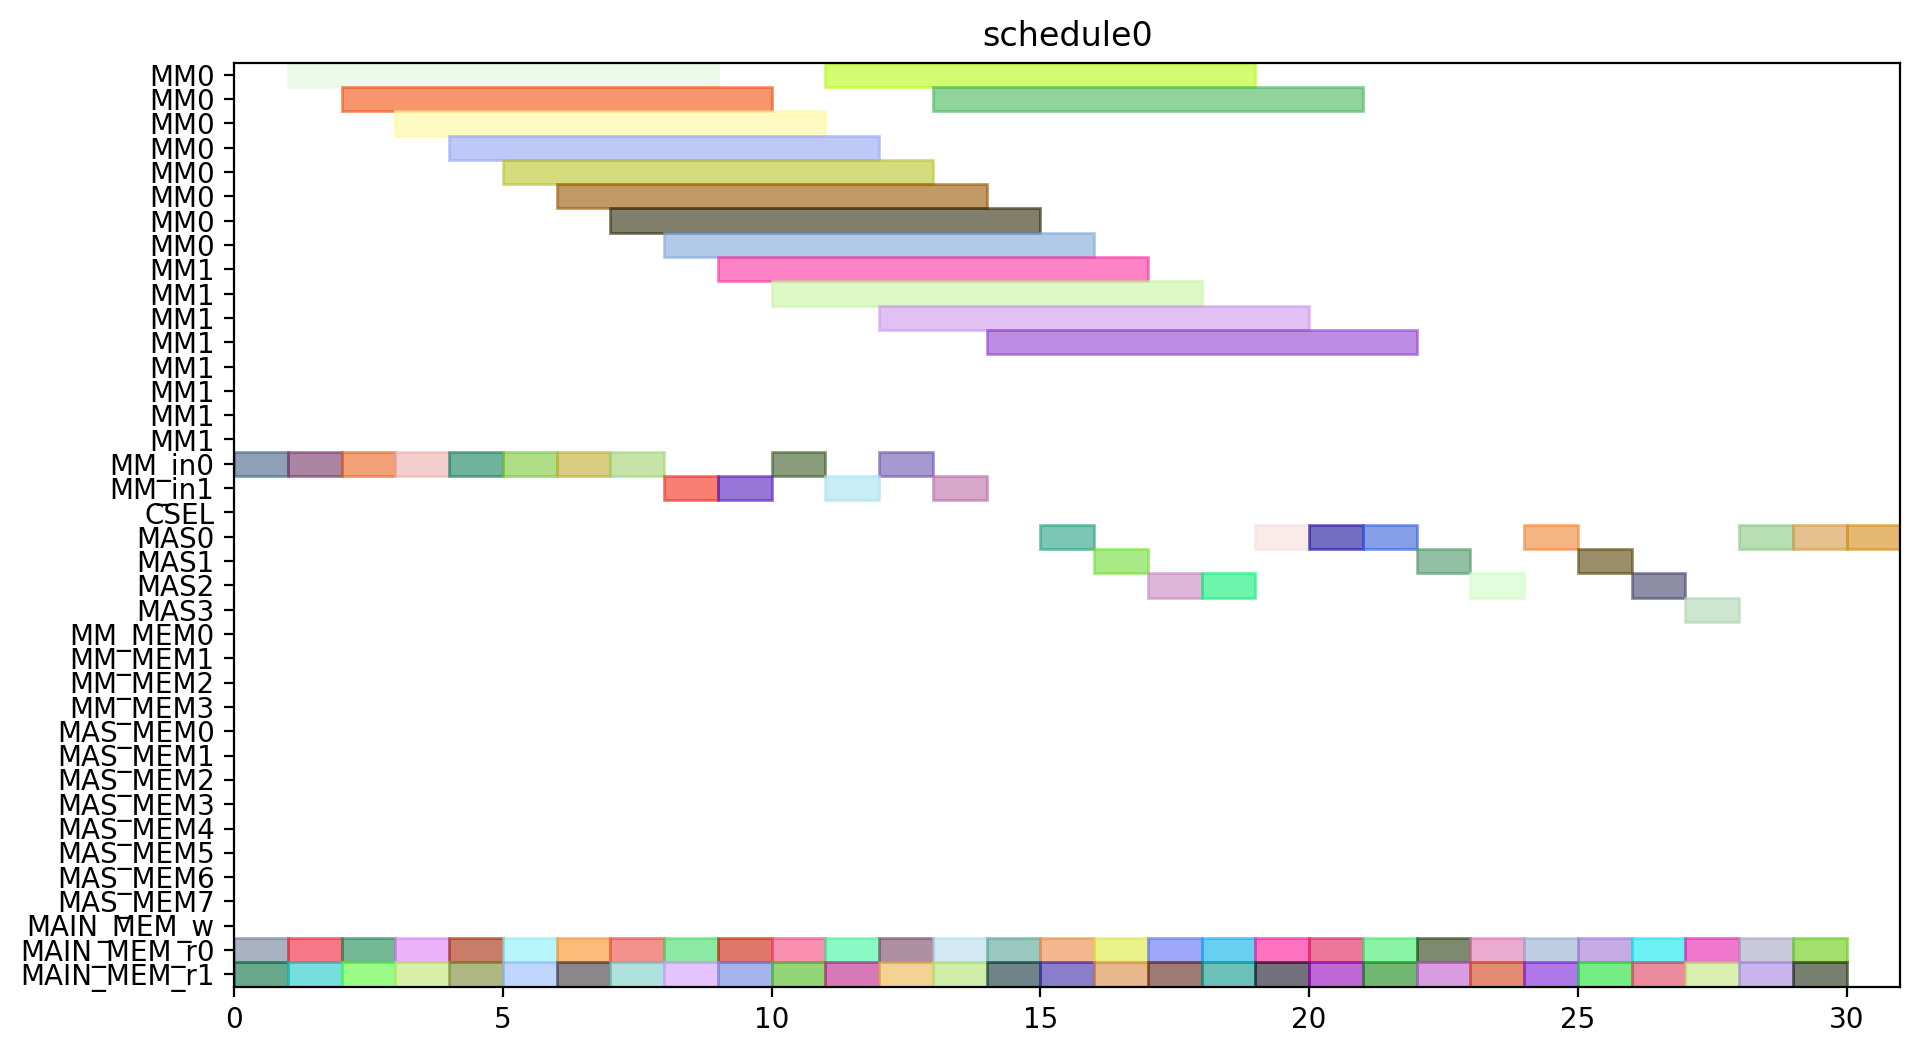

Generate this figure with Python:
from pyschedule import Scenario, solvers, plotters, alt


def solve():
	horizon = 120
	S = Scenario("schedule0", horizon=horizon)

	# resource
	MM = S.Resources('MM', num=2, size=8)
	MM_in = S.Resources('MM_in', num=2)
	CSEL = S.Resource('CSEL')
	MAS = S.Resources('MAS', num=4, size=1, periods=range(1, horizon))
	MM_MEM = S.Resources('MM_MEM', num=4)
	MAS_MEM = S.Resources('MAS_MEM', num=8)
	MAIN_MEM_w = S.Resource('MAIN_MEM_w', size=1)
	MAIN_MEM_r = S.Resources('MAIN_MEM_r', num=2)

	# result of previous scheduling

	# new tasks
	t1_t0 = S.Task('t1_t0', length=8, delay_cost=1)
	t1_t0 += alt(MM)
	t1_t0_in = S.Task('t1_t0_in', length=1, delay_cost=1)
	t1_t0_in += alt(MM_in)
	S += t1_t0_in*MM_in[0]<=t1_t0*MM[0]
	S += t1_t0_in*MM_in[1]<=t1_t0*MM[1]
	t1_t0_mem0 = S.Task('t1_t0_mem0', length=1, delay_cost=1)
	t1_t0_mem0 += MAIN_MEM_r[0]
	S += t1_t0_mem0 <= t1_t0

	t1_t0_mem1 = S.Task('t1_t0_mem1', length=1, delay_cost=1)
	t1_t0_mem1 += MAIN_MEM_r[1]
	S += t1_t0_mem1 <= t1_t0

	t1_t1 = S.Task('t1_t1', length=8, delay_cost=1)
	t1_t1 += alt(MM)
	t1_t1_in = S.Task('t1_t1_in', length=1, delay_cost=1)
	t1_t1_in += alt(MM_in)
	S += t1_t1_in*MM_in[0]<=t1_t1*MM[0]
	S += t1_t1_in*MM_in[1]<=t1_t1*MM[1]
	t1_t1_mem0 = S.Task('t1_t1_mem0', length=1, delay_cost=1)
	t1_t1_mem0 += MAIN_MEM_r[0]
	S += t1_t1_mem0 <= t1_t1

	t1_t1_mem1 = S.Task('t1_t1_mem1', length=1, delay_cost=1)
	t1_t1_mem1 += MAIN_MEM_r[1]
	S += t1_t1_mem1 <= t1_t1

	t1_t2 = S.Task('t1_t2', length=1, delay_cost=1)
	t1_t2 += alt(MAS)
	t1_t2_mem0 = S.Task('t1_t2_mem0', length=1, delay_cost=1)
	t1_t2_mem0 += MAIN_MEM_r[0]
	S += t1_t2_mem0 <= t1_t2

	t1_t2_mem1 = S.Task('t1_t2_mem1', length=1, delay_cost=1)
	t1_t2_mem1 += MAIN_MEM_r[1]
	S += t1_t2_mem1 <= t1_t2

	t1_t3 = S.Task('t1_t3', length=1, delay_cost=1)
	t1_t3 += alt(MAS)
	t1_t3_mem0 = S.Task('t1_t3_mem0', length=1, delay_cost=1)
	t1_t3_mem0 += MAIN_MEM_r[0]
	S += t1_t3_mem0 <= t1_t3

	t1_t3_mem1 = S.Task('t1_t3_mem1', length=1, delay_cost=1)
	t1_t3_mem1 += MAIN_MEM_r[1]
	S += t1_t3_mem1 <= t1_t3

	t2_t0 = S.Task('t2_t0', length=8, delay_cost=1)
	t2_t0 += alt(MM)
	t2_t0_in = S.Task('t2_t0_in', length=1, delay_cost=1)
	t2_t0_in += alt(MM_in)
	S += t2_t0_in*MM_in[0]<=t2_t0*MM[0]
	S += t2_t0_in*MM_in[1]<=t2_t0*MM[1]
	t2_t0_mem0 = S.Task('t2_t0_mem0', length=1, delay_cost=1)
	t2_t0_mem0 += MAIN_MEM_r[0]
	S += t2_t0_mem0 <= t2_t0

	t2_t0_mem1 = S.Task('t2_t0_mem1', length=1, delay_cost=1)
	t2_t0_mem1 += MAIN_MEM_r[1]
	S += t2_t0_mem1 <= t2_t0

	t2_t1 = S.Task('t2_t1', length=8, delay_cost=1)
	t2_t1 += alt(MM)
	t2_t1_in = S.Task('t2_t1_in', length=1, delay_cost=1)
	t2_t1_in += alt(MM_in)
	S += t2_t1_in*MM_in[0]<=t2_t1*MM[0]
	S += t2_t1_in*MM_in[1]<=t2_t1*MM[1]
	t2_t1_mem0 = S.Task('t2_t1_mem0', length=1, delay_cost=1)
	t2_t1_mem0 += MAIN_MEM_r[0]
	S += t2_t1_mem0 <= t2_t1

	t2_t1_mem1 = S.Task('t2_t1_mem1', length=1, delay_cost=1)
	t2_t1_mem1 += MAIN_MEM_r[1]
	S += t2_t1_mem1 <= t2_t1

	t2_t2 = S.Task('t2_t2', length=1, delay_cost=1)
	t2_t2 += alt(MAS)
	t2_t2_mem0 = S.Task('t2_t2_mem0', length=1, delay_cost=1)
	t2_t2_mem0 += MAIN_MEM_r[0]
	S += t2_t2_mem0 <= t2_t2

	t2_t2_mem1 = S.Task('t2_t2_mem1', length=1, delay_cost=1)
	t2_t2_mem1 += MAIN_MEM_r[1]
	S += t2_t2_mem1 <= t2_t2

	t2_t3 = S.Task('t2_t3', length=1, delay_cost=1)
	t2_t3 += alt(MAS)
	t2_t3_mem0 = S.Task('t2_t3_mem0', length=1, delay_cost=1)
	t2_t3_mem0 += MAIN_MEM_r[0]
	S += t2_t3_mem0 <= t2_t3

	t2_t3_mem1 = S.Task('t2_t3_mem1', length=1, delay_cost=1)
	t2_t3_mem1 += MAIN_MEM_r[1]
	S += t2_t3_mem1 <= t2_t3

	t0_t0 = S.Task('t0_t0', length=8, delay_cost=1)
	t0_t0 += alt(MM)
	t0_t0_in = S.Task('t0_t0_in', length=1, delay_cost=1)
	t0_t0_in += alt(MM_in)
	S += t0_t0_in*MM_in[0]<=t0_t0*MM[0]
	S += t0_t0_in*MM_in[1]<=t0_t0*MM[1]
	t0_t0_mem0 = S.Task('t0_t0_mem0', length=1, delay_cost=1)
	t0_t0_mem0 += MAIN_MEM_r[0]
	S += t0_t0_mem0 <= t0_t0

	t0_t0_mem1 = S.Task('t0_t0_mem1', length=1, delay_cost=1)
	t0_t0_mem1 += MAIN_MEM_r[1]
	S += t0_t0_mem1 <= t0_t0

	t0_t1 = S.Task('t0_t1', length=8, delay_cost=1)
	t0_t1 += alt(MM)
	t0_t1_in = S.Task('t0_t1_in', length=1, delay_cost=1)
	t0_t1_in += alt(MM_in)
	S += t0_t1_in*MM_in[0]<=t0_t1*MM[0]
	S += t0_t1_in*MM_in[1]<=t0_t1*MM[1]
	t0_t1_mem0 = S.Task('t0_t1_mem0', length=1, delay_cost=1)
	t0_t1_mem0 += MAIN_MEM_r[0]
	S += t0_t1_mem0 <= t0_t1

	t0_t1_mem1 = S.Task('t0_t1_mem1', length=1, delay_cost=1)
	t0_t1_mem1 += MAIN_MEM_r[1]
	S += t0_t1_mem1 <= t0_t1

	t0_t2 = S.Task('t0_t2', length=1, delay_cost=1)
	t0_t2 += alt(MAS)
	t0_t2_mem0 = S.Task('t0_t2_mem0', length=1, delay_cost=1)
	t0_t2_mem0 += MAIN_MEM_r[0]
	S += t0_t2_mem0 <= t0_t2

	t0_t2_mem1 = S.Task('t0_t2_mem1', length=1, delay_cost=1)
	t0_t2_mem1 += MAIN_MEM_r[1]
	S += t0_t2_mem1 <= t0_t2

	t0_t3 = S.Task('t0_t3', length=1, delay_cost=1)
	t0_t3 += alt(MAS)
	t0_t3_mem0 = S.Task('t0_t3_mem0', length=1, delay_cost=1)
	t0_t3_mem0 += MAIN_MEM_r[0]
	S += t0_t3_mem0 <= t0_t3

	t0_t3_mem1 = S.Task('t0_t3_mem1', length=1, delay_cost=1)
	t0_t3_mem1 += MAIN_MEM_r[1]
	S += t0_t3_mem1 <= t0_t3

	t4_t0_t0 = S.Task('t4_t0_t0', length=8, delay_cost=1)
	t4_t0_t0 += alt(MM)
	t4_t0_t0_in = S.Task('t4_t0_t0_in', length=1, delay_cost=1)
	t4_t0_t0_in += alt(MM_in)
	S += t4_t0_t0_in*MM_in[0]<=t4_t0_t0*MM[0]
	S += t4_t0_t0_in*MM_in[1]<=t4_t0_t0*MM[1]
	t4_t0_t0_mem0 = S.Task('t4_t0_t0_mem0', length=1, delay_cost=1)
	t4_t0_t0_mem0 += MAIN_MEM_r[0]
	S += t4_t0_t0_mem0 <= t4_t0_t0

	t4_t0_t0_mem1 = S.Task('t4_t0_t0_mem1', length=1, delay_cost=1)
	t4_t0_t0_mem1 += MAIN_MEM_r[1]
	S += t4_t0_t0_mem1 <= t4_t0_t0

	t4_t0_t1 = S.Task('t4_t0_t1', length=8, delay_cost=1)
	t4_t0_t1 += alt(MM)
	t4_t0_t1_in = S.Task('t4_t0_t1_in', length=1, delay_cost=1)
	t4_t0_t1_in += alt(MM_in)
	S += t4_t0_t1_in*MM_in[0]<=t4_t0_t1*MM[0]
	S += t4_t0_t1_in*MM_in[1]<=t4_t0_t1*MM[1]
	t4_t0_t1_mem0 = S.Task('t4_t0_t1_mem0', length=1, delay_cost=1)
	t4_t0_t1_mem0 += MAIN_MEM_r[0]
	S += t4_t0_t1_mem0 <= t4_t0_t1

	t4_t0_t1_mem1 = S.Task('t4_t0_t1_mem1', length=1, delay_cost=1)
	t4_t0_t1_mem1 += MAIN_MEM_r[1]
	S += t4_t0_t1_mem1 <= t4_t0_t1

	t4_t0_t2 = S.Task('t4_t0_t2', length=1, delay_cost=1)
	t4_t0_t2 += alt(MAS)
	t4_t0_t2_mem0 = S.Task('t4_t0_t2_mem0', length=1, delay_cost=1)
	t4_t0_t2_mem0 += MAIN_MEM_r[0]
	S += t4_t0_t2_mem0 <= t4_t0_t2

	t4_t0_t2_mem1 = S.Task('t4_t0_t2_mem1', length=1, delay_cost=1)
	t4_t0_t2_mem1 += MAIN_MEM_r[1]
	S += t4_t0_t2_mem1 <= t4_t0_t2

	t4_t0_t3 = S.Task('t4_t0_t3', length=1, delay_cost=1)
	t4_t0_t3 += alt(MAS)
	t4_t0_t3_mem0 = S.Task('t4_t0_t3_mem0', length=1, delay_cost=1)
	t4_t0_t3_mem0 += MAIN_MEM_r[0]
	S += t4_t0_t3_mem0 <= t4_t0_t3

	t4_t0_t3_mem1 = S.Task('t4_t0_t3_mem1', length=1, delay_cost=1)
	t4_t0_t3_mem1 += MAIN_MEM_r[1]
	S += t4_t0_t3_mem1 <= t4_t0_t3

	t4_t1_t0 = S.Task('t4_t1_t0', length=8, delay_cost=1)
	t4_t1_t0 += alt(MM)
	t4_t1_t0_in = S.Task('t4_t1_t0_in', length=1, delay_cost=1)
	t4_t1_t0_in += alt(MM_in)
	S += t4_t1_t0_in*MM_in[0]<=t4_t1_t0*MM[0]
	S += t4_t1_t0_in*MM_in[1]<=t4_t1_t0*MM[1]
	t4_t1_t0_mem0 = S.Task('t4_t1_t0_mem0', length=1, delay_cost=1)
	t4_t1_t0_mem0 += MAIN_MEM_r[0]
	S += t4_t1_t0_mem0 <= t4_t1_t0

	t4_t1_t0_mem1 = S.Task('t4_t1_t0_mem1', length=1, delay_cost=1)
	t4_t1_t0_mem1 += MAIN_MEM_r[1]
	S += t4_t1_t0_mem1 <= t4_t1_t0

	t4_t1_t1 = S.Task('t4_t1_t1', length=8, delay_cost=1)
	t4_t1_t1 += alt(MM)
	t4_t1_t1_in = S.Task('t4_t1_t1_in', length=1, delay_cost=1)
	t4_t1_t1_in += alt(MM_in)
	S += t4_t1_t1_in*MM_in[0]<=t4_t1_t1*MM[0]
	S += t4_t1_t1_in*MM_in[1]<=t4_t1_t1*MM[1]
	t4_t1_t1_mem0 = S.Task('t4_t1_t1_mem0', length=1, delay_cost=1)
	t4_t1_t1_mem0 += MAIN_MEM_r[0]
	S += t4_t1_t1_mem0 <= t4_t1_t1

	t4_t1_t1_mem1 = S.Task('t4_t1_t1_mem1', length=1, delay_cost=1)
	t4_t1_t1_mem1 += MAIN_MEM_r[1]
	S += t4_t1_t1_mem1 <= t4_t1_t1

	t4_t1_t2 = S.Task('t4_t1_t2', length=1, delay_cost=1)
	t4_t1_t2 += alt(MAS)
	t4_t1_t2_mem0 = S.Task('t4_t1_t2_mem0', length=1, delay_cost=1)
	t4_t1_t2_mem0 += MAIN_MEM_r[0]
	S += t4_t1_t2_mem0 <= t4_t1_t2

	t4_t1_t2_mem1 = S.Task('t4_t1_t2_mem1', length=1, delay_cost=1)
	t4_t1_t2_mem1 += MAIN_MEM_r[1]
	S += t4_t1_t2_mem1 <= t4_t1_t2

	t4_t1_t3 = S.Task('t4_t1_t3', length=1, delay_cost=1)
	t4_t1_t3 += alt(MAS)
	t4_t1_t3_mem0 = S.Task('t4_t1_t3_mem0', length=1, delay_cost=1)
	t4_t1_t3_mem0 += MAIN_MEM_r[0]
	S += t4_t1_t3_mem0 <= t4_t1_t3

	t4_t1_t3_mem1 = S.Task('t4_t1_t3_mem1', length=1, delay_cost=1)
	t4_t1_t3_mem1 += MAIN_MEM_r[1]
	S += t4_t1_t3_mem1 <= t4_t1_t3

	t4_t2_t0 = S.Task('t4_t2_t0', length=8, delay_cost=1)
	t4_t2_t0 += alt(MM)
	t4_t2_t0_in = S.Task('t4_t2_t0_in', length=1, delay_cost=1)
	t4_t2_t0_in += alt(MM_in)
	S += t4_t2_t0_in*MM_in[0]<=t4_t2_t0*MM[0]
	S += t4_t2_t0_in*MM_in[1]<=t4_t2_t0*MM[1]
	t4_t2_t0_mem0 = S.Task('t4_t2_t0_mem0', length=1, delay_cost=1)
	t4_t2_t0_mem0 += MAIN_MEM_r[0]
	S += t4_t2_t0_mem0 <= t4_t2_t0

	t4_t2_t0_mem1 = S.Task('t4_t2_t0_mem1', length=1, delay_cost=1)
	t4_t2_t0_mem1 += MAIN_MEM_r[1]
	S += t4_t2_t0_mem1 <= t4_t2_t0

	t4_t2_t1 = S.Task('t4_t2_t1', length=8, delay_cost=1)
	t4_t2_t1 += alt(MM)
	t4_t2_t1_in = S.Task('t4_t2_t1_in', length=1, delay_cost=1)
	t4_t2_t1_in += alt(MM_in)
	S += t4_t2_t1_in*MM_in[0]<=t4_t2_t1*MM[0]
	S += t4_t2_t1_in*MM_in[1]<=t4_t2_t1*MM[1]
	t4_t2_t1_mem0 = S.Task('t4_t2_t1_mem0', length=1, delay_cost=1)
	t4_t2_t1_mem0 += MAIN_MEM_r[0]
	S += t4_t2_t1_mem0 <= t4_t2_t1

	t4_t2_t1_mem1 = S.Task('t4_t2_t1_mem1', length=1, delay_cost=1)
	t4_t2_t1_mem1 += MAIN_MEM_r[1]
	S += t4_t2_t1_mem1 <= t4_t2_t1

	t4_t2_t2 = S.Task('t4_t2_t2', length=1, delay_cost=1)
	t4_t2_t2 += alt(MAS)
	t4_t2_t2_mem0 = S.Task('t4_t2_t2_mem0', length=1, delay_cost=1)
	t4_t2_t2_mem0 += MAIN_MEM_r[0]
	S += t4_t2_t2_mem0 <= t4_t2_t2

	t4_t2_t2_mem1 = S.Task('t4_t2_t2_mem1', length=1, delay_cost=1)
	t4_t2_t2_mem1 += MAIN_MEM_r[1]
	S += t4_t2_t2_mem1 <= t4_t2_t2

	t4_t2_t3 = S.Task('t4_t2_t3', length=1, delay_cost=1)
	t4_t2_t3 += alt(MAS)
	t4_t2_t3_mem0 = S.Task('t4_t2_t3_mem0', length=1, delay_cost=1)
	t4_t2_t3_mem0 += MAIN_MEM_r[0]
	S += t4_t2_t3_mem0 <= t4_t2_t3

	t4_t2_t3_mem1 = S.Task('t4_t2_t3_mem1', length=1, delay_cost=1)
	t4_t2_t3_mem1 += MAIN_MEM_r[1]
	S += t4_t2_t3_mem1 <= t4_t2_t3

	t4_t40 = S.Task('t4_t40', length=1, delay_cost=1)
	t4_t40 += alt(MAS)
	t4_t40_mem0 = S.Task('t4_t40_mem0', length=1, delay_cost=1)
	t4_t40_mem0 += MAIN_MEM_r[0]
	S += t4_t40_mem0 <= t4_t40

	t4_t40_mem1 = S.Task('t4_t40_mem1', length=1, delay_cost=1)
	t4_t40_mem1 += MAIN_MEM_r[1]
	S += t4_t40_mem1 <= t4_t40

	t4_t41 = S.Task('t4_t41', length=1, delay_cost=1)
	t4_t41 += alt(MAS)
	t4_t41_mem0 = S.Task('t4_t41_mem0', length=1, delay_cost=1)
	t4_t41_mem0 += MAIN_MEM_r[0]
	S += t4_t41_mem0 <= t4_t41

	t4_t41_mem1 = S.Task('t4_t41_mem1', length=1, delay_cost=1)
	t4_t41_mem1 += MAIN_MEM_r[1]
	S += t4_t41_mem1 <= t4_t41

	t4_t50 = S.Task('t4_t50', length=1, delay_cost=1)
	t4_t50 += alt(MAS)
	t4_t50_mem0 = S.Task('t4_t50_mem0', length=1, delay_cost=1)
	t4_t50_mem0 += MAIN_MEM_r[0]
	S += t4_t50_mem0 <= t4_t50

	t4_t50_mem1 = S.Task('t4_t50_mem1', length=1, delay_cost=1)
	t4_t50_mem1 += MAIN_MEM_r[1]
	S += t4_t50_mem1 <= t4_t50

	t4_t51 = S.Task('t4_t51', length=1, delay_cost=1)
	t4_t51 += alt(MAS)
	t4_t51_mem0 = S.Task('t4_t51_mem0', length=1, delay_cost=1)
	t4_t51_mem0 += MAIN_MEM_r[0]
	S += t4_t51_mem0 <= t4_t51

	t4_t51_mem1 = S.Task('t4_t51_mem1', length=1, delay_cost=1)
	t4_t51_mem1 += MAIN_MEM_r[1]
	S += t4_t51_mem1 <= t4_t51

	t4_t8_t0 = S.Task('t4_t8_t0', length=8, delay_cost=1)
	t4_t8_t0 += alt(MM)
	t4_t8_t0_in = S.Task('t4_t8_t0_in', length=1, delay_cost=1)
	t4_t8_t0_in += alt(MM_in)
	S += t4_t8_t0_in*MM_in[0]<=t4_t8_t0*MM[0]
	S += t4_t8_t0_in*MM_in[1]<=t4_t8_t0*MM[1]
	t4_t8_t0_mem0 = S.Task('t4_t8_t0_mem0', length=1, delay_cost=1)
	t4_t8_t0_mem0 += MAIN_MEM_r[0]
	S += t4_t8_t0_mem0 <= t4_t8_t0

	t4_t8_t0_mem1 = S.Task('t4_t8_t0_mem1', length=1, delay_cost=1)
	t4_t8_t0_mem1 += MAIN_MEM_r[1]
	S += t4_t8_t0_mem1 <= t4_t8_t0

	t4_t8_t1 = S.Task('t4_t8_t1', length=8, delay_cost=1)
	t4_t8_t1 += alt(MM)
	t4_t8_t1_in = S.Task('t4_t8_t1_in', length=1, delay_cost=1)
	t4_t8_t1_in += alt(MM_in)
	S += t4_t8_t1_in*MM_in[0]<=t4_t8_t1*MM[0]
	S += t4_t8_t1_in*MM_in[1]<=t4_t8_t1*MM[1]
	t4_t8_t1_mem0 = S.Task('t4_t8_t1_mem0', length=1, delay_cost=1)
	t4_t8_t1_mem0 += MAIN_MEM_r[0]
	S += t4_t8_t1_mem0 <= t4_t8_t1

	t4_t8_t1_mem1 = S.Task('t4_t8_t1_mem1', length=1, delay_cost=1)
	t4_t8_t1_mem1 += MAIN_MEM_r[1]
	S += t4_t8_t1_mem1 <= t4_t8_t1

	solvers.mip.solve(S,msg=1,kind='CPLEX',ratio_gap=1.01)

	solution = [['hoge']*len(S.solution()[1]) for i in range(len(S.solution()))]
	for i in range(len(S.solution())):
		for j in range(len(S.solution()[i])):
			solution[i][j]=str(S.solution()[i][j])
	print(solution)

	cycles = int(solution[-1][3])

	pic_file_name = "/home/mfukuda/ABE/multiRAM_multiMAS_16mux/scheduling_result/stage8MM2_stage1MAS4/SPARSE/schedule0.png"
	if(S.solution() != []):
		plotters.matplotlib.plot(S,img_filename=pic_file_name, show_task_labels=False, fig_size=(cycles*0.25+3, 6))

	return solution
